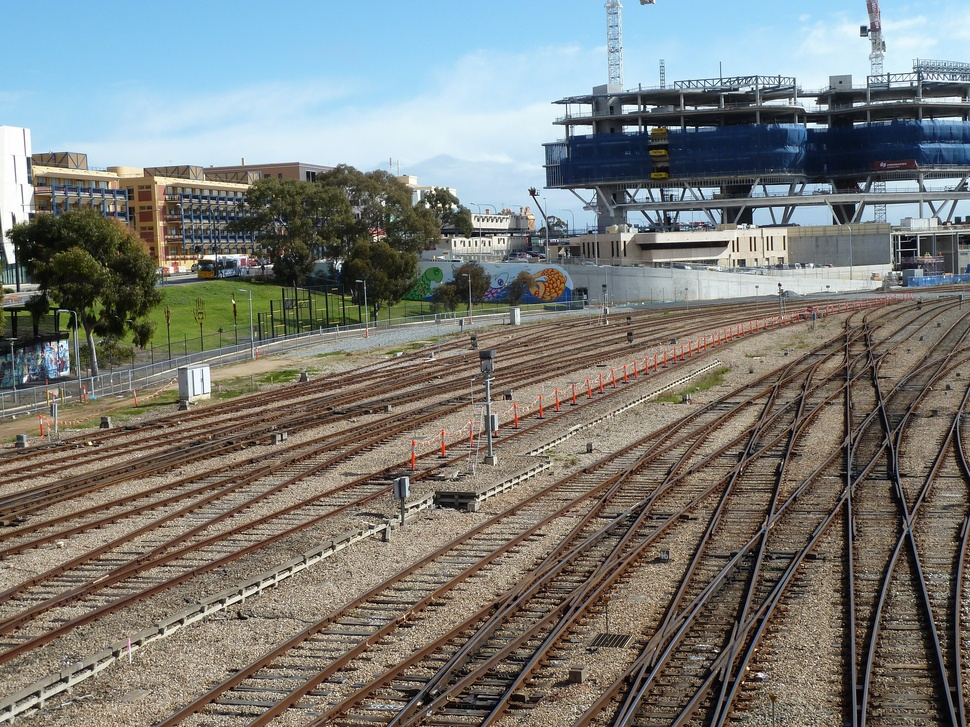
#> input picture assignment4/img1.JPG, 970 x 727 px, shrunk from 2000 x 1500 before the run, found by its file name
$ python main.py
#> lines starting #> are read from the running program, lines starting #| are printed output that depends on the picture; long printed decimals are rounded
import cv2 as cv
import numpy as np

# Read both images
img1 = cv.imread("img1.jpg")
#> img1 is the input picture: shape (727, 970, 3); mean B, G, R 120.2, 124.1, 122.2
img2 = cv.imread("img2.jpg")
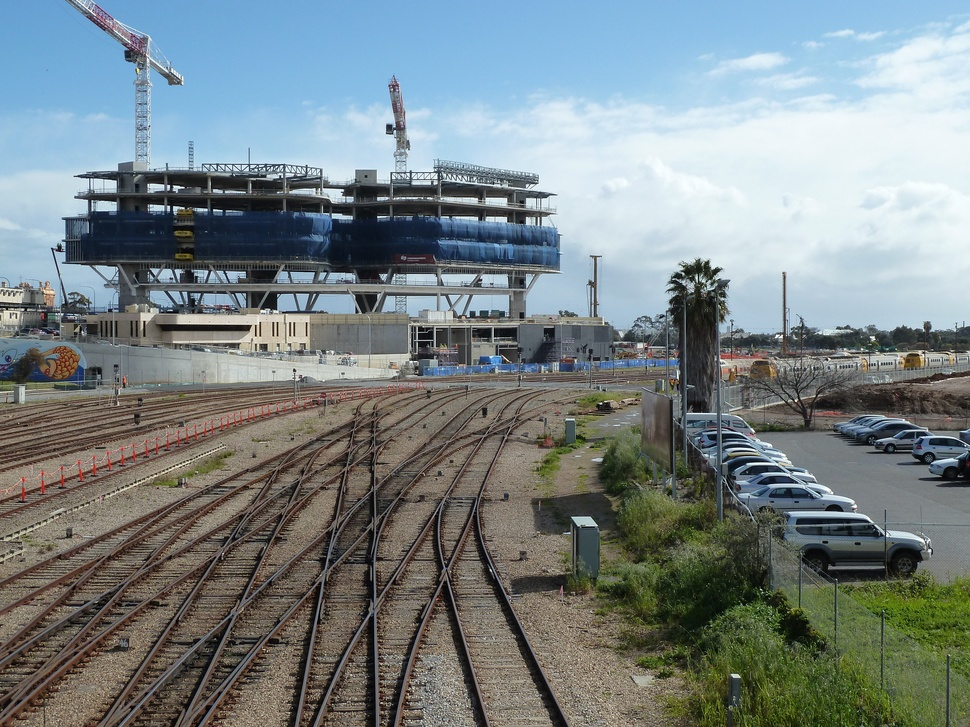
#> input picture assignment4/img2.JPG, 970 x 727 px, shrunk from 2000 x 1500 before the run, found by its file name
#> img2 is the input picture: shape (727, 970, 3); mean B, G, R 133.9, 132.1, 121.4

# Initiate an ORB detector
orb = cv.ORB.create()

# Find the keypoints and descriptors within each image
kp1, des1 = orb.detectAndCompute(img1, None)
#> kp1 = 500 keypoints; strongest (x, y, size): (648, 126, 37.2), (642, 107, 31), (647, 106, 31), (807, 124, 31)
kp2, des2 = orb.detectAndCompute(img2, None)
#> kp2 = 500 keypoints; strongest (x, y, size): (174, 207, 31), (174, 208, 37.2), (168, 187, 31), (341, 192, 31)

# Draw keypoint location without size or orientation
img3 = cv.drawKeypoints(img1, kp1, None, color=(255, 0, 0), flags=0)
img4 = cv.drawKeypoints(img2, kp2, None, color=(0, 255, 0), flags=0)

# Save resulting images
cv.imwrite("img1_kp.png", img3)
cv.imwrite("img2_kp.png", img4)

# Create BFMatcher object
matcher = cv.BFMatcher()

# Use NNDR to match keypoints with their closest neighbour
matches = matcher.knnMatch(des1, des2, k=2)
#> matches = 500 matches
good = []
for m, n in matches:
    if m.distance < 0.75 * n.distance:
        good.append([m])
#> after the loop, good = 90 matches

img6 = cv.drawMatchesKnn(img1, kp1, img2, kp2, good, None,
                         flags=cv.DrawMatchesFlags_NOT_DRAW_SINGLE_POINTS)
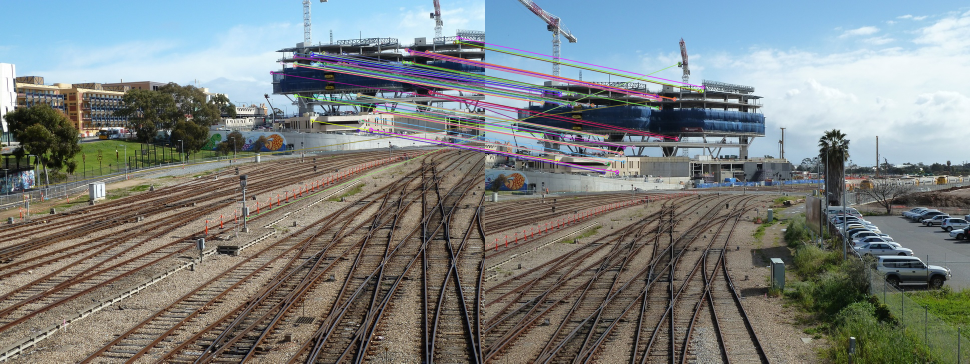
#> img6: shape (727, 1940, 3) (shown at 1/2 size); mean B, G, R 127.5, 128.5, 123.4

cv.imwrite("matches2.png", img6)

# Find the coordinates of matched keypoints
kp1_coord = [kp1[m[0].queryIdx].pt for m in good]
#> kp1_coord = 90 pairs, first value 65.66 to 916, second value 75 to 436.8
kp2_coord = [kp2[m[0].trainIdx].pt for m in good]
#> kp2_coord = 90 pairs, first value 63.6 to 436, second value 126.9 to 346.3
y, x = kp1_coord[0]
#> y = 773; x = 208
y, x = int(y), int(x)

img7 = cv.circle(img1, (y, x), 10, (0, 0, 255), -1)
cv.imwrite("circle.png", img7)

# Compute the translation matrix between both images
N = len(kp1_coord)
#> N = 90
A = np.array([[N, 0],
              [0, N]])
#> A = [[90, 0], [0, 90]]
b = np.array([[0],
              [0]])
for i in range(N):
    x, y = kp1_coord[i]
    x, y = round(x), round(y)
    x_, y_ = kp2_coord[i]
    x_, y_ = round(x_), round(y_)
    b[0, 0] = b[0, 0] + (x_ - x)
    b[1, 0] = b[1, 0] + (y_ - y)
#> this loop made 90 passes
#> (x, y, x_, y_) on passes 1 to 12: (773, 208, 297, 294), (687, 106, 214, 190), (652, 109, 153, 269), (853, 104, 378, 198), (637, 126, 163, 206), (728, 241, 250, 325), (624, 241, 144, 321), (682, 189, 207, 271), (678, 127, 205, 209), (807, 124, 168, 187), (827, 125, 351, 216), (738, 260, 260, 344)
#> after the loop, b = [-41894, 6908]

p = np.linalg.solve(A, b)
#> p = [-465.5, 76.76]
print(p)
#| [[-465.489]
#|  [  76.756]]
t_x = round(p[0, 0])
#> t_x = -465
t_y = round(p[1, 0])
#> t_y = 77

m = np.float32([[1, 0, t_x],
                [0, 1, t_y]])
#> m = [[1, 0, -465], [0, 1, 77]]
# Translate the images by adding borders
if t_x >= 0:
    img1 = cv.copyMakeBorder(img1, 0, 0, t_x, 0, cv.BORDER_CONSTANT)
    img2 = cv.copyMakeBorder(img2, 0, 0, 0, t_x, cv.BORDER_CONSTANT)
else:
    img1 = cv.copyMakeBorder(img1, 0, 0, 0, abs(t_x), cv.BORDER_CONSTANT)
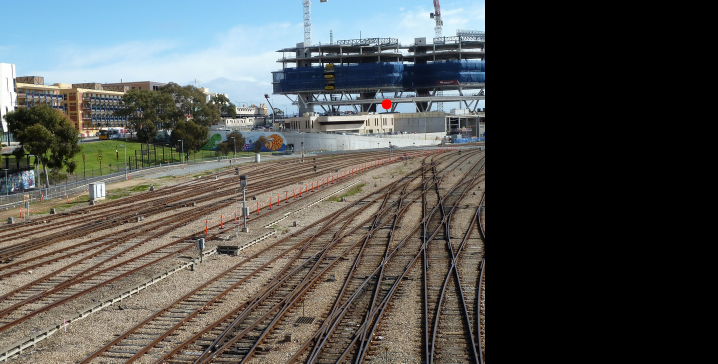
#> img1: shape (727, 1435, 3) (shown at 1/2 size); mean B, G, R 81.2, 83.8, 82.6
    img2 = cv.copyMakeBorder(img2, 0, 0, abs(t_x), 0, cv.BORDER_CONSTANT)
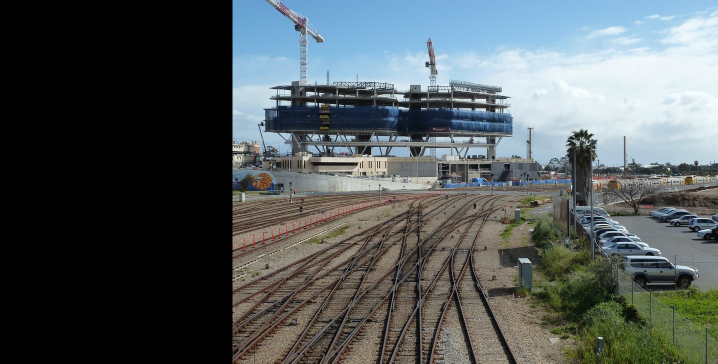
#> img2: shape (727, 1435, 3) (shown at 1/2 size); mean B, G, R 90.5, 89.3, 82.1

if t_y >= 0:
    img1 = cv.copyMakeBorder(img1, t_y, 0, 0, 0, cv.BORDER_CONSTANT)
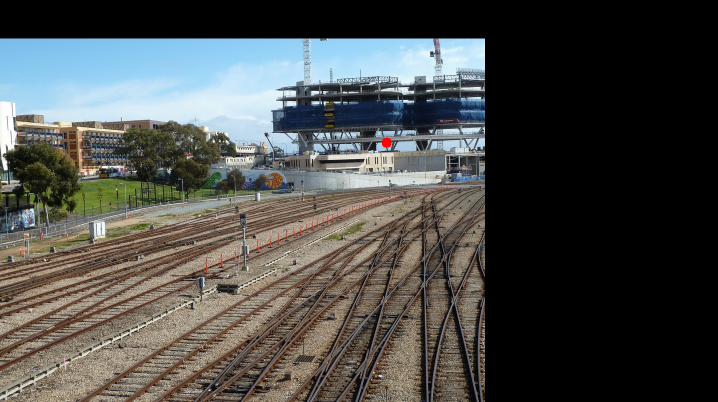
#> img1: shape (804, 1435, 3) (shown at 1/2 size); mean B, G, R 73.4, 75.8, 74.7
    img2 = cv.copyMakeBorder(img2, 0, t_y, 0, 0, cv.BORDER_CONSTANT)
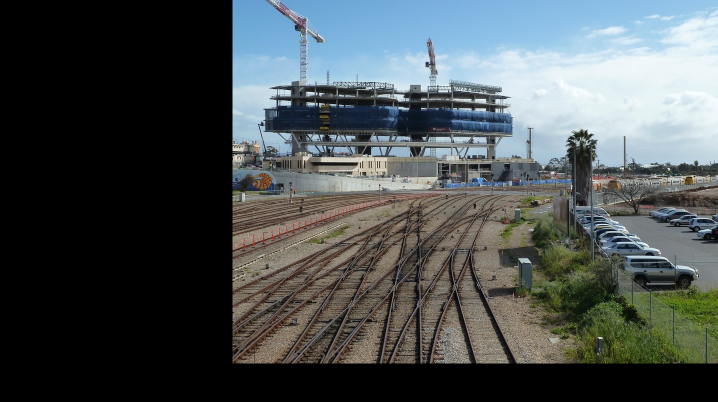
#> img2: shape (804, 1435, 3) (shown at 1/2 size); mean B, G, R 81.8, 80.8, 74.2
else:
    img1 = cv.copyMakeBorder(img1, 0, abs(t_y), 0, 0, cv.BORDER_CONSTANT)
    img2 = cv.copyMakeBorder(img2, abs(t_y), 0, 0, 0, cv.BORDER_CONSTANT)

# Combine both images by taking the average
dst = cv.addWeighted(img1, 0.5, img2, 0.5, 0.0)
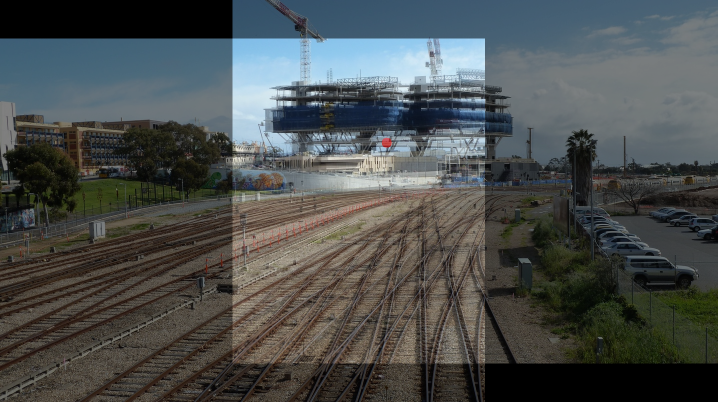
#> dst: shape (804, 1435, 3) (shown at 1/2 size); mean B, G, R 77.6, 78.3, 74.5
cv.imwrite("dst2.png", dst)
